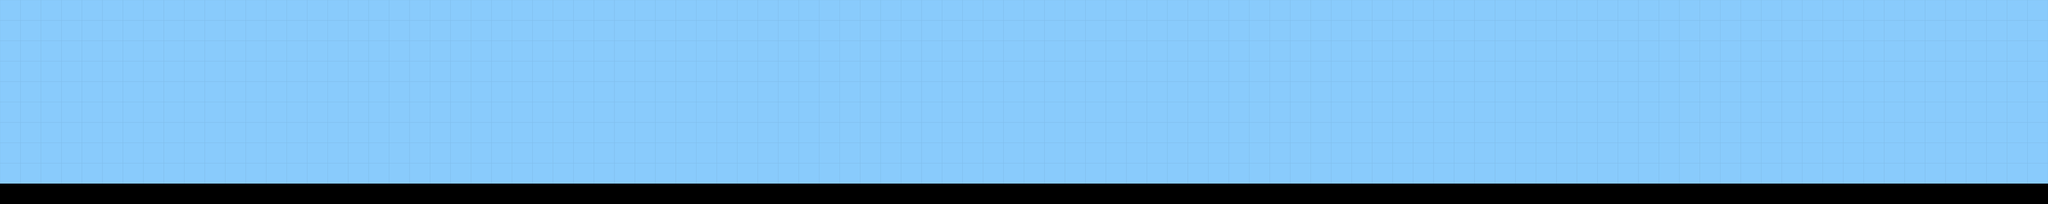

Tiled map render using the project's own tile images. Description and the map definition, with tile-layer contents summarised, below:
An orthogonal 100x10 tile map with 100x100 px tiles, 1 tile layer (background), 4 tilesets and 176 objects.

<map version="1.0" orientation="orthogonal" renderorder="right-down" width="100" height="10" tilewidth="100" tileheight="100" nextobjectid="259">
 <tileset firstgid="1" name="storybg" tilewidth="100" tileheight="100">
  <image source="storybg.png" width="100" height="100" />
 </tileset>
 <tileset firstgid="2" name="brick" tilewidth="100" tileheight="100">
  <image source="brick.png" width="100" height="100" />
 </tileset>
 <tileset firstgid="3" name="pipe" tilewidth="100" tileheight="200">
  <image source="pipe.png" width="100" height="200" />
 </tileset>
 <tileset firstgid="4" name="enemy1" tilewidth="100" tileheight="100">
  <image source="enemy1.png" width="100" height="100" />
 </tileset>
 <layer name="background" width="100" height="10" opacity="0.99">
  <data>[1000 cells, 900 non-empty, 1 distinct tile ids]</data>
 </layer>
 <objectgroup name="ground">
  <object id="3" gid="2" x="0" y="1000" width="100" height="100" />
  <object id="5" gid="2" x="100" y="1000" width="100" height="100" />
  <object id="6" gid="2" x="400" y="1000" width="100" height="100" />
  <object id="7" gid="2" x="400" y="1000" width="100" height="100" />
  <object id="8" gid="2" x="200" y="1000" width="100" height="100" />
  <object id="9" gid="2" x="300" y="1000" width="100" height="100" />
  <object id="10" gid="2" x="500" y="1000" width="100" height="100" />
  <object id="11" gid="2" x="600" y="1000" width="100" height="100" />
  <object id="12" gid="2" x="700" y="1000" width="100" height="100" />
  <object id="13" gid="2" x="800" y="1000" width="100" height="100" />
  <object id="14" gid="2" x="900" y="1000" width="100" height="100" />
  <object id="15" gid="2" x="1000" y="1000" width="100" height="100" />
  <object id="16" gid="2" x="1100" y="1000" width="100" height="100" />
  <object id="17" gid="2" x="1200" y="1000" width="100" height="100" />
  <object id="18" gid="2" x="1300" y="1000" width="100" height="100" />
  <object id="19" gid="2" x="1500" y="1000" width="100" height="100" />
  <object id="20" gid="2" x="1400" y="1000" width="100" height="100" />
  <object id="21" gid="2" x="1600" y="1000" width="100" height="100" />
  <object id="22" gid="2" x="1700" y="1000" width="100" height="100" />
  <object id="23" gid="2" x="1800" y="1000" width="100" height="100" />
  <object id="24" gid="2" x="1900" y="1000" width="100" height="100" />
  <object id="26" gid="2" x="2000" y="1000" width="100" height="100" />
  <object id="35" gid="2" x="3100" y="1000" width="100" height="100" />
  <object id="36" gid="2" x="3200" y="1000" width="100" height="100" />
  <object id="37" gid="2" x="3300" y="1000" width="100" height="100" />
  <object id="39" gid="2" x="3400" y="1000" width="100" height="100" />
  <object id="40" gid="2" x="3600" y="1000" width="100" height="100" />
  <object id="41" gid="2" x="3600" y="1000" width="100" height="100" />
  <object id="42" gid="2" x="3600" y="1000" width="100" height="100" />
  <object id="43" gid="2" x="3900" y="1000" width="100" height="100" />
  <object id="44" gid="2" x="3900" y="1000" width="100" height="100" />
  <object id="45" gid="2" x="3500" y="1000" width="100" height="100" />
  <object id="46" gid="2" x="3500" y="1000" width="100" height="100" />
  <object id="47" gid="2" x="3700" y="1000" width="100" height="100" />
  <object id="48" gid="2" x="3900" y="1000" width="100" height="100" />
  <object id="49" gid="2" x="3900" y="1000" width="100" height="100" />
  <object id="50" gid="2" x="3800" y="1000" width="100" height="100" />
  <object id="51" gid="2" x="3700" y="1000" width="100" height="100" />
  <object id="52" gid="2" x="4000" y="1000" width="100" height="100" />
  <object id="53" gid="2" x="4200" y="1000" width="100" height="100" />
  <object id="54" gid="2" x="4000" y="1000" width="100" height="100" />
  <object id="55" gid="2" x="4200" y="1000" width="100" height="100" />
  <object id="56" gid="2" x="4100" y="1000" width="100" height="100" />
  <object id="57" gid="2" x="4400" y="1000" width="100" height="100" />
  <object id="58" gid="2" x="4200" y="1000" width="100" height="100" />
  <object id="59" gid="2" x="4300" y="1000" width="100" height="100" />
  <object id="60" gid="2" x="4500" y="1000" width="100" height="100" />
  <object id="61" gid="2" x="4600" y="1000" width="100" height="100" />
  <object id="62" gid="2" x="4600" y="1000" width="100" height="100" />
  <object id="63" gid="2" x="4700" y="1000" width="100" height="100" />
  <object id="64" gid="2" x="4900" y="1000" width="100" height="100" />
  <object id="66" gid="2" x="4900" y="1000" width="100" height="100" />
  <object id="67" gid="2" x="4700" y="1000" width="100" height="100" />
  <object id="68" gid="2" x="4800" y="1000" width="100" height="100" />
  <object id="70" gid="2" x="5000" y="1000" width="100" height="100" />
  <object id="71" gid="2" x="5100" y="1000" width="100" height="100" />
  <object id="72" gid="2" x="5200" y="1000" width="100" height="100" />
  <object id="73" gid="2" x="5300" y="1000" width="100" height="100" />
  <object id="74" gid="2" x="5400" y="1000" width="100" height="100" />
  <object id="75" gid="2" x="5500" y="1000" width="100" height="100" />
  <object id="76" gid="2" x="5600" y="1000" width="100" height="100" />
  <object id="77" gid="2" x="5700" y="1000" width="100" height="100" />
  <object id="78" gid="2" x="5800" y="1000" width="100" height="100" />
  <object id="79" gid="2" x="5900" y="1000" width="100" height="100" />
  <object id="80" gid="2" x="6000" y="1000" width="100" height="100" />
  <object id="81" gid="2" x="5400" y="1000" width="100" height="100" />
  <object id="82" gid="2" x="6100" y="1000" width="100" height="100" />
  <object id="83" gid="2" x="6200" y="1000" width="100" height="100" />
  <object id="84" gid="2" x="6400" y="1000" width="100" height="100" />
  <object id="85" gid="2" x="6500" y="1000" width="100" height="100" />
  <object id="89" gid="2" x="6300" y="1000" width="100" height="100" />
  <object id="90" gid="2" x="6600" y="1000" width="100" height="100" />
  <object id="91" gid="2" x="6700" y="1000" width="100" height="100" />
  <object id="92" gid="2" x="6800" y="1000" width="100" height="100" />
  <object id="93" gid="2" x="7000" y="1000" width="100" height="100" />
  <object id="94" gid="2" x="6900" y="1000" width="100" height="100" />
  <object id="95" gid="2" x="7100" y="1000" width="100" height="100" />
  <object id="96" gid="2" x="7300" y="1000" width="100" height="100" />
  <object id="97" gid="2" x="7200" y="1000" width="100" height="100" />
  <object id="98" gid="2" x="7400" y="1000" width="100" height="100" />
  <object id="99" gid="2" x="7500" y="1000" width="100" height="100" />
  <object id="100" gid="2" x="7600" y="1000" width="100" height="100" />
  <object id="101" gid="2" x="7700" y="1000" width="100" height="100" />
  <object id="102" gid="2" x="7800" y="1000" width="100" height="100" />
  <object id="103" gid="2" x="7900" y="1000" width="100" height="100" />
  <object id="104" gid="2" x="8000" y="1000" width="100" height="100" />
  <object id="105" gid="2" x="8100" y="1000" width="100" height="100" />
  <object id="106" gid="2" x="8200" y="1000" width="100" height="100" />
  <object id="107" gid="2" x="8300" y="1000" width="100" height="100" />
  <object id="108" gid="2" x="8400" y="1000" width="100" height="100" />
  <object id="109" gid="2" x="8500" y="1000" width="100" height="100" />
  <object id="110" gid="2" x="8600" y="1000" width="100" height="100" />
  <object id="111" gid="2" x="8700" y="1000" width="100" height="100" />
  </objectgroup>
 <objectgroup name="pipe">
  <!-- 3 objects omitted --></objectgroup>
 <objectgroup name="enemy1">
  <!-- 3 objects omitted --></objectgroup>
</map>
<!-- 83 of 176 objects omitted -->
